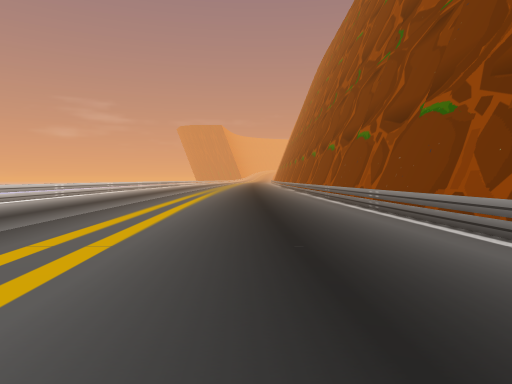
[1] (above)

18 first-person views from a walk through a scene from a Unity 3-D project. The camera is 1.4 m above the floor, tilts 2° down and sees 70° across. The floor is counted in squares, 2 m on a side. Each view is taken from the middle of a square. On the plan, view 1 faces up. The plan holds only what a view shows up to about 11 squares ahead; the rest is blank. The place goes on beyond the plan.

[2]
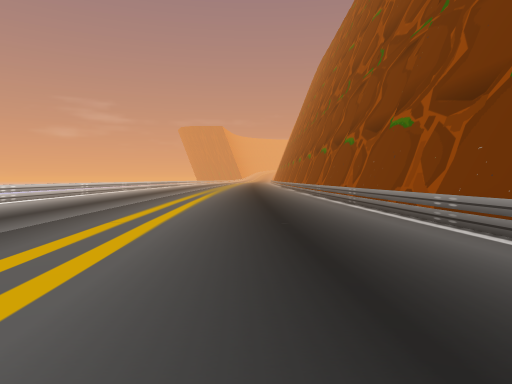

[3]
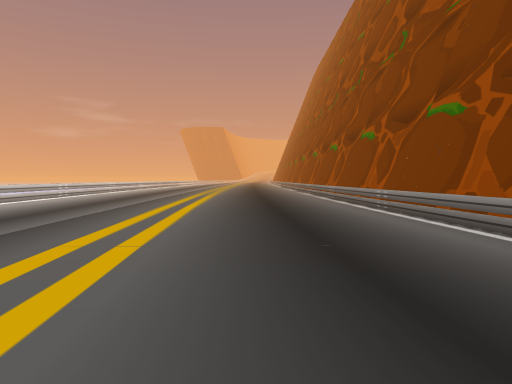

[4]
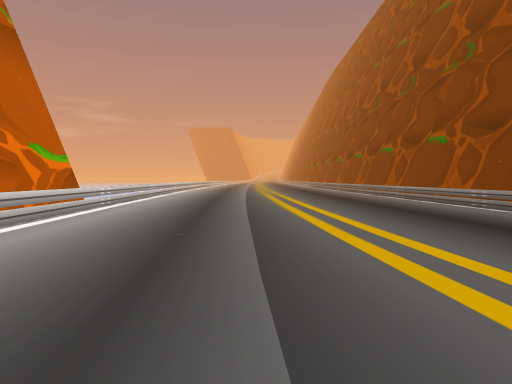

[5]
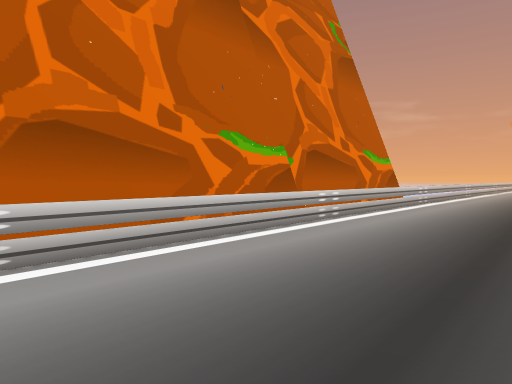

[6]
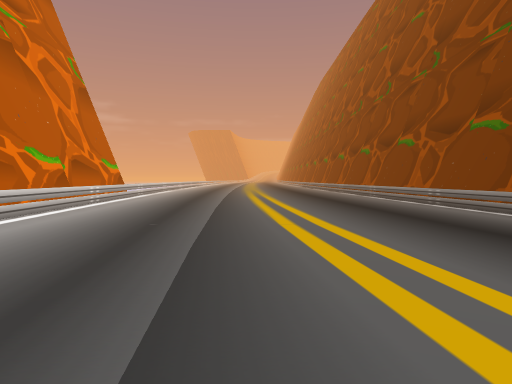

[7]
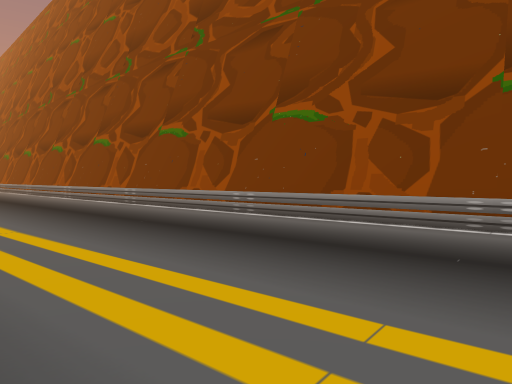

[8]
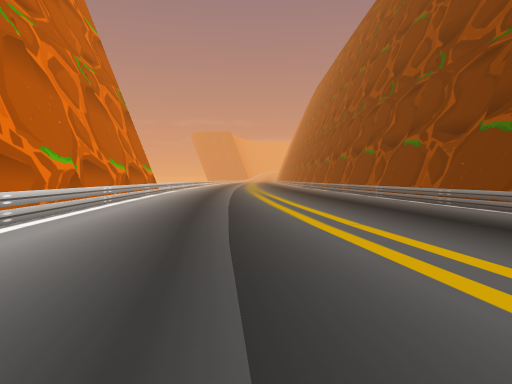

[9]
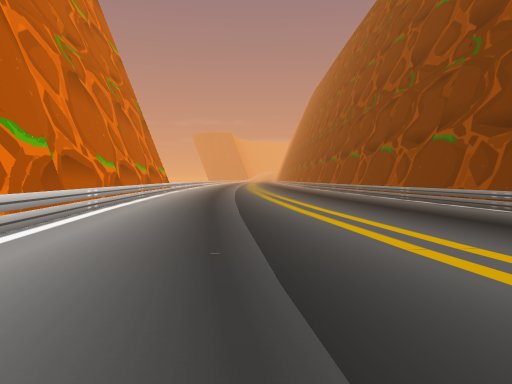

[10]
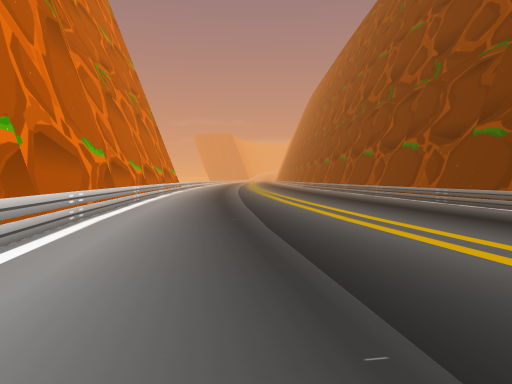

[11]
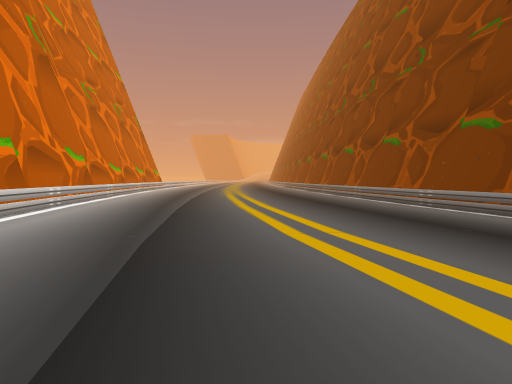

[12]
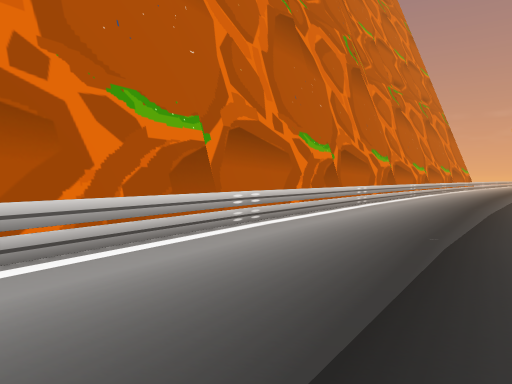

[13]
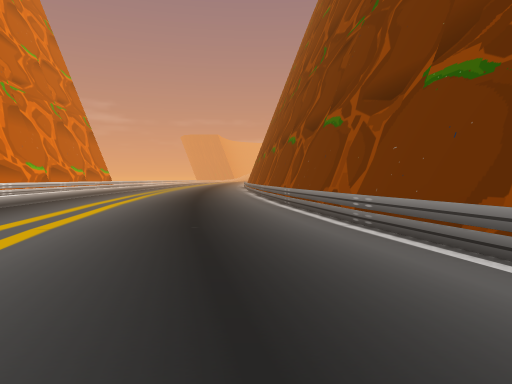

[14]
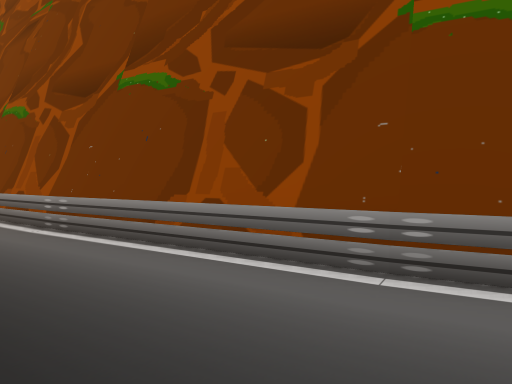

[15]
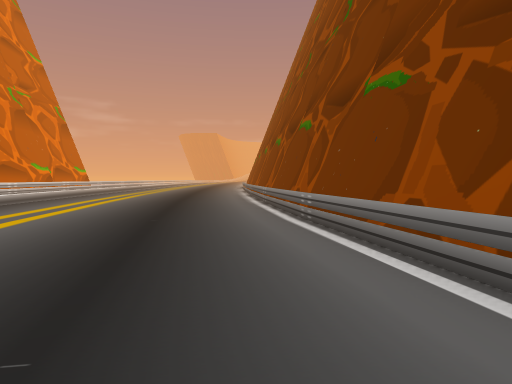

[16]
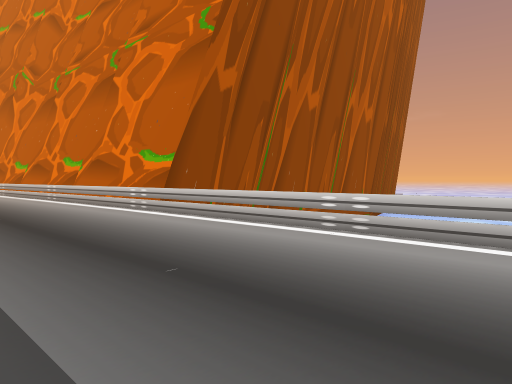

[17]
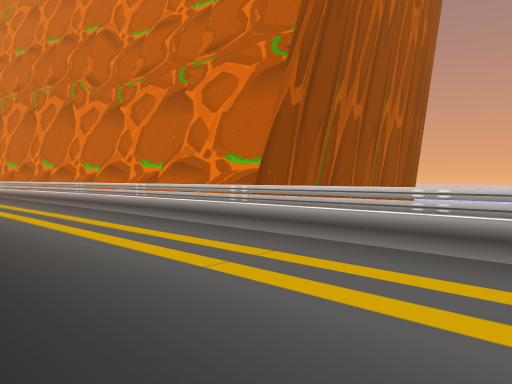

[18]
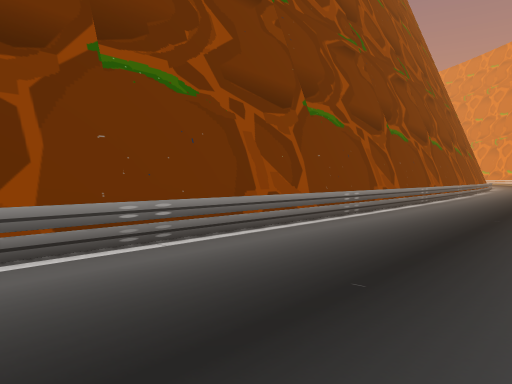

### Floor plan
Key: @ floor where view 1 was taken; # wall or solid block; . main floor; : floor 0.25 m higher than the main floor; = window, fence, low wall or low ledge; ≈ liquid the walk keeps out of; v drop or lower ground.
Columns run from 10 left of view 1 to 7 right of it. Each row starts with its distance up from view 1.
 11    ..........#
 10    v.........#
  9    v.........#
  8    v.........#
  7    v.........#
  6    v.........##
  5    ≈.........##
  4    ≈.........=#
  3 ###=.........=#
  2   ##..........#
  1   ##..........#
  0    #......@...#
 -1    #..........#
 -2    #..........#
 -3    #..........#
 -4    #..........#
 -5    #:.........#
 -6    #:.........#
 -7    #v.........#
 -8    #v.........##
 -9    #v.........##
-10    #=..........#
-11    ##..........#
-12     #..........#
-13     #:.........#
-14     #:.........#
-15     #:.........#
-16     #v.........##
-17     #v.........=#
-18     ##:.........#
-19      #:.........#
-20      #:.........#
-21      #:.........##
-22      #v.........##
-23      ##:.........#
-24      ##:.........#
-25       #:.... ....#
-26        :...   ...

Where each view was taken, in squares from view 1:
view 1: 0 up, 0 right, facing up
view 2: 2 down, 0 right, facing up
view 3: 5 down, 0 right, facing up
view 4: 6 down, 3 left, facing up
view 5: 7 down, 3 left, facing up-left
view 6: 12 down, 2 left, facing up
view 7: 12 down, 2 left, facing up-right
view 8: 17 down, 2 left, facing up
view 9: 20 down, 2 left, facing up
view 10: 23 down, 2 left, facing up
view 11: 26 down, 0 right, facing up
view 12: 26 down, 0 right, facing up-left
view 13: 26 down, 4 right, facing up
view 14: 26 down, 4 right, facing up-right
view 15: 22 down, 4 right, facing up
view 16: 11 up, 3 left, facing down-left
view 17: 11 up, 0 right, facing down-left
view 18: 11 up, 1 left, facing down-right
